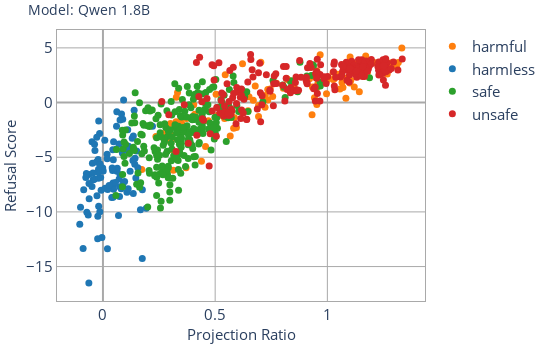
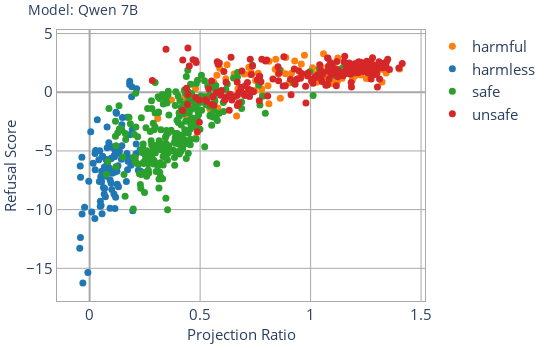
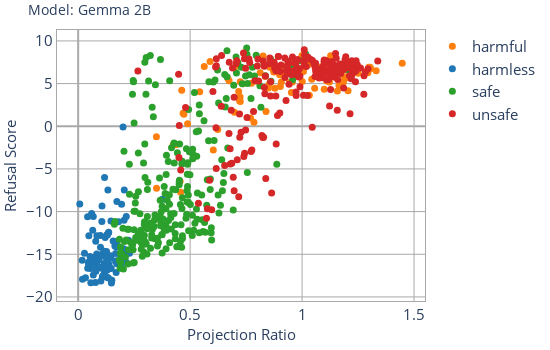
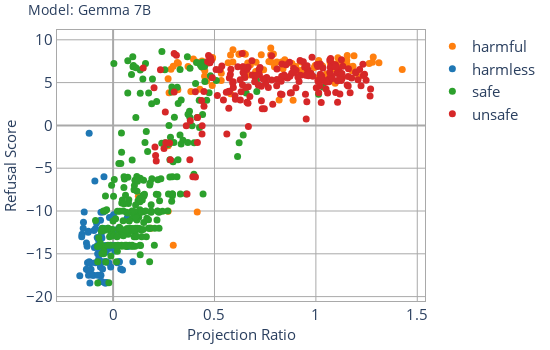

Write notebook code for charts like these, in order.
### Markdown cell above
## Projection Ratio VS Refusal Score w/o Intervention

### Code cell
baseline_df = pd.concat((harm_baseline_df, xstest_baseline_df))
for model in model_dirs:
    plot_proj_ratio(baseline_df, model, labels=["harmful", "harmless", "safe", "unsafe"], width=550, height=350)
